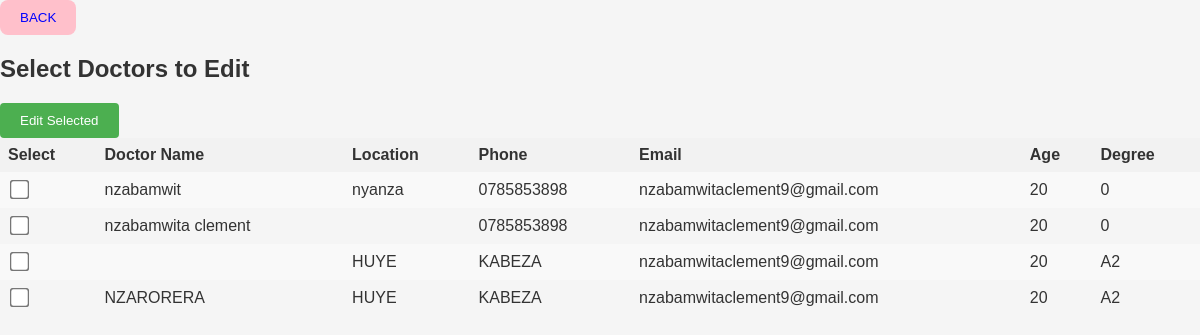
/healthyproject/editdoctors.php, run on the app's committed database.
### tables this page shows
CREATE TABLE `doctors` (
  `id` int(11) NOT NULL,
  `name` varchar(255) NOT NULL,
  `gender` varchar(10) NOT NULL,
  `location` varchar(255) NOT NULL,
  `phone` varchar(20) NOT NULL,
  `email` varchar(255) NOT NULL,
  `age` int(11) NOT NULL,
  `degree` varchar(255) NOT NULL
);

### healthyproject/editdoctors.php (the view, shortened to what this page needs)
<!DOCTYPE html>
<html>
<head>
</head>
<body>
<a href="dashboard.php">
<button class="custom-button">BACK </button>
        </a>
    <h2>Select Doctors to Edit</h2>
    <form action="savedoctor.php" method="post">
        <table>
            <tr>
                <th>Select</th>
                <th>Doctor Name</th>
                <th>Location</th>
                <th>Phone</th>
                <th>Email</th>
                <th>Age</th>
                <th>Degree</th>
            </tr>
            <?php
            $servername = "localhost";
            $username = "root";
            $password = "";
            $dbname = "health";
            $conn = new mysqli($servername, $username, $password, $dbname);
            $sql = "SELECT * FROM doctors";
            $result = $conn->query($sql);
            if ($result->num_rows > 0) {
                while ($row = $result->fetch_assoc()) {
                    echo "<tr>
                            <td><input type='checkbox' name='edit[]' value='" . $row['id'] . "'></td>
                            <td>" . $row['name'] . "</td>
                            <td>" . $row['location'] . "</td>
                            <td>" . $row['phone'] . "</td>
                            <td>" . $row['email'] . "</td>
                            <td>" . $row['age'] . "</td>
                            <td>" . $row['degree'] . "</td>
                        </tr>";
                }
                echo '<input type="submit" value="Edit Selected">';
            } else {
                echo "<tr><td colspan='7'>No doctors available</td></tr>";
            }
            ?>
        </table>
    </form>
</body>
</html>

### healthyproject/editdoctors.php (style rules this page uses)
body { font-family: Arial, sans-serif; margin: 0; padding: 0; background-color: #f5f5f5; color: #333; }
table { width: 100%; border-collapse: collapse; margin-bottom: 20px; }
th { background-color: #f2f2f2; font-weight: bold; text-align: left; padding: 8px; }
tr:nth-child(even) { background-color: #f9f9f9; }
td { padding: 8px; }
input[type=checkbox] { transform: scale(1.5); margin-left: 5px; }
input[type=submit] { padding: 10px 20px; background-color: #4CAF50; color: white; border: none; border-radius: 4px; cursor: pointer; }
.custom-button { border-radius: 8px; background-color: pink; color: blue; padding: 10px 20px; border: none; cursor: pointer position:fixed; }

### data on the page
doctors: name "nzabamwit", location "nyanza", phone "0785853898", email "nzabamwitaclement9@gmail.com", age "20", degree "0"
doctors: name "nzabamwita clement", phone "0785853898", email "nzabamwitaclement9@gmail.com", age "20", degree "0"
doctors: location "HUYE", phone "KABEZA", email "nzabamwitaclement9@gmail.com", age "20", degree "A2"
doctors: name "NZARORERA", location "HUYE", phone "KABEZA", email "nzabamwitaclement9@gmail.com", age "20", degree "A2"
